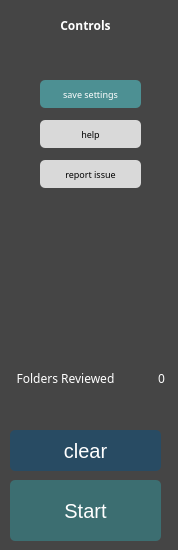
      <widget class="QGroupBox" name="groupBox">
       <property name="minimumSize">
        <size>
         <width>178</width>
         <height>0</height>
        </size>
       </property>
       <property name="maximumSize">
        <size>
         <width>178</width>
         <height>16777215</height>
        </size>
       </property>
       <property name="styleSheet">
        <string notr="true">background-color: #454545; border: none</string>
       </property>
       <property name="title">
        <string/>
       </property>
       <property name="alignment">
        <set>Qt::AlignCenter</set>
       </property>
       <property name="flat">
        <bool>true</bool>
       </property>
       <widget class="QPushButton" name="btn_start">
        <property name="enabled">
         <bool>true</bool>
        </property>
        <property name="geometry">
         <rect>
          <x>10</x>
          <y>480</y>
          <width>151</width>
          <height>61</height>
         </rect>
        </property>
        <property name="font">
         <font>
          <pointsize>-1</pointsize>
         </font>
        </property>
        <property name="cursor">
         <cursorShape>ArrowCursor</cursorShape>
        </property>
        <property name="autoFillBackground">
         <bool>false</bool>
        </property>
        <property name="styleSheet">
         <string notr="true">font-size: 20px; background-color: #3C6E71; color: white; border-radius: 5px;</string>
        </property>
        <property name="text">
         <string>Start</string>
        </property>
        <property name="autoDefault">
         <bool>false</bool>
        </property>
        <property name="default">
         <bool>false</bool>
        </property>
        <property name="flat">
         <bool>false</bool>
        </property>
       </widget>
       <widget class="QPushButton" name="btn_clear">
        <property name="geometry">
         <rect>
          <x>10</x>
          <y>430</y>
          <width>151</width>
          <height>41</height>
         </rect>
        </property>
        <property name="font">
         <font>
          <pointsize>-1</pointsize>
         </font>
        </property>
        <property name="cursor">
         <cursorShape>ArrowCursor</cursorShape>
        </property>
        <property name="autoFillBackground">
         <bool>false</bool>
        </property>
        <property name="styleSheet">
         <string notr="true">font-size: 20px; background-color: #284B63; color: white; border-radius: 5px;</string>
        </property>
        <property name="text">
         <string>clear</string>
        </property>
        <property name="autoDefault">
         <bool>false</bool>
        </property>
        <property name="default">
         <bool>false</bool>
        </property>
        <property name="flat">
         <bool>false</bool>
        </property>
       </widget>
       <widget class="QPushButton" name="btn_save_settings">
        <property name="geometry">
         <rect>
          <x>40</x>
          <y>80</y>
          <width>101</width>
          <height>28</height>
         </rect>
        </property>
        <property name="font">
         <font>
          <family>Gadugi</family>
          <pointsize>7</pointsize>
         </font>
        </property>
        <property name="cursor">
         <cursorShape>ArrowCursor</cursorShape>
        </property>
        <property name="styleSheet">
         <string notr="true">background-color: #4D9093;  border-radius: 5px; color: white;</string>
        </property>
        <property name="text">
         <string>save settings</string>
        </property>
        <property name="default">
         <bool>false</bool>
        </property>
       </widget>
       <widget class="QLabel" name="label_3">
        <property name="geometry">
         <rect>
          <x>0</x>
          <y>10</y>
          <width>171</width>
          <height>31</height>
         </rect>
        </property>
        <property name="font">
         <font>
          <family>Gadugi</family>
          <pointsize>9</pointsize>
          <weight>75</weight>
          <bold>true</bold>
         </font>
        </property>
        <property name="styleSheet">
         <string notr="true">color: white;</string>
        </property>
        <property name="text">
         <string>Controls</string>
        </property>
        <property name="alignment">
         <set>Qt::AlignCenter</set>
        </property>
       </widget>
       <widget class="QPushButton" name="btn_report_issue">
        <property name="geometry">
         <rect>
          <x>40</x>
          <y>160</y>
          <width>101</width>
          <height>28</height>
         </rect>
        </property>
        <property name="font">
         <font>
          <family>Gadugi</family>
          <pointsize>7</pointsize>
         </font>
        </property>
        <property name="cursor">
         <cursorShape>ArrowCursor</cursorShape>
        </property>
        <property name="styleSheet">
         <string notr="true">background-color: #D9D9D9;  border-radius: 5px;</string>
        </property>
        <property name="text">
         <string>report issue</string>
        </property>
       </widget>
       <widget class="QPushButton" name="btn_help">
        <property name="geometry">
         <rect>
          <x>40</x>
          <y>120</y>
          <width>101</width>
          <height>28</height>
         </rect>
        </property>
        <property name="font">
         <font>
          <family>Gadugi</family>
          <pointsize>7</pointsize>
         </font>
        </property>
        <property name="cursor">
         <cursorShape>ArrowCursor</cursorShape>
        </property>
        <property name="styleSheet">
         <string notr="true">background-color: #D9D9D9;  border-radius: 5px;</string>
        </property>
        <property name="text">
         <string>help</string>
        </property>
       </widget>
       <widget class="QLabel" name="lbl_status">
        <property name="geometry">
         <rect>
          <x>10</x>
          <y>390</y>
          <width>151</width>
          <height>21</height>
         </rect>
        </property>
        <property name="font">
         <font>
          <family>Gadugi</family>
          <pointsize>8</pointsize>
         </font>
        </property>
        <property name="styleSheet">
         <string notr="true">color: #4D9093;</string>
        </property>
        <property name="lineWidth">
         <number>1</number>
        </property>
        <property name="text">
         <string/>
        </property>
        <property name="alignment">
         <set>Qt::AlignBottom|Qt::AlignHCenter</set>
        </property>
        <property name="wordWrap">
         <bool>true</bool>
        </property>
       </widget>
       <widget class="QLabel" name="lbl_error">
        <property name="geometry">
         <rect>
          <x>10</x>
          <y>280</y>
          <width>151</width>
          <height>81</height>
         </rect>
        </property>
        <property name="font">
         <font>
          <family>Gadugi</family>
          <pointsize>8</pointsize>
         </font>
        </property>
        <property name="styleSheet">
         <string notr="true">color: red;</string>
        </property>
        <property name="lineWidth">
         <number>1</number>
        </property>
        <property name="text">
         <string/>
        </property>
        <property name="alignment">
         <set>Qt::AlignBottom|Qt::AlignHCenter</set>
        </property>
        <property name="wordWrap">
         <bool>true</bool>
        </property>
       </widget>
       <widget class="QLabel" name="lbl_num_folders">
        <property name="geometry">
         <rect>
          <x>110</x>
          <y>370</y>
          <width>55</width>
          <height>16</height>
         </rect>
        </property>
        <property name="font">
         <font>
          <family>Gadugi</family>
         </font>
        </property>
        <property name="styleSheet">
         <string notr="true">color: white;</string>
        </property>
        <property name="text">
         <string>0</string>
        </property>
        <property name="alignment">
         <set>Qt::AlignRight|Qt::AlignTrailing|Qt::AlignVCenter</set>
        </property>
       </widget>
       <widget class="QLabel" name="lbl_num_folders_label">
        <property name="geometry">
         <rect>
          <x>10</x>
          <y>370</y>
          <width>111</width>
          <height>16</height>
         </rect>
        </property>
        <property name="font">
         <font>
          <family>Gadugi</family>
         </font>
        </property>
        <property name="styleSheet">
         <string notr="true">color: white;</string>
        </property>
        <property name="text">
         <string>Folders Reviewed</string>
        </property>
        <property name="alignment">
         <set>Qt::AlignCenter</set>
        </property>
       </widget>
      </widget>
